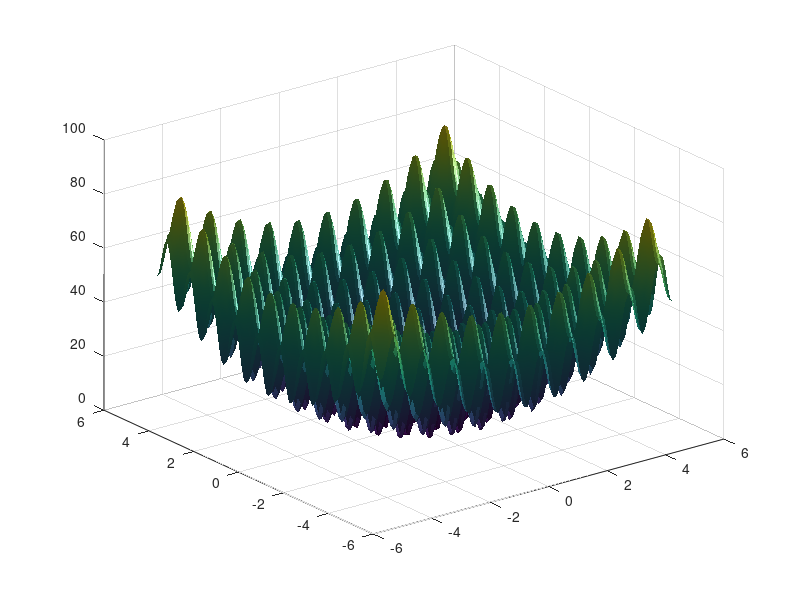

This figure's MATLAB source: (Note: this script raises an error after producing the figure.)
function plotobjective(fcn,range)
%PLOTOBJECTIVE plot a fitness function in two dimensions
%   plotObjective(fcn,range) where range is a 2 by 2 matrix in which each
%   row holds the min and max values to range over in that dimension.

%   Copyright 2004 The MathWorks, Inc. 
%   $Revision: 1.2 $  $Date: 2004/01/16 16:52:50 $

if(nargin == 0)
    fcn = @rastriginsfcn;
    range = [-5,5;-5,5];
end

pts = 100;
span = diff(range')/(pts - 1);
x = range(1,1): span(1) : range(1,2);
y = range(2,1): span(2) : range(2,2);

pop = zeros(pts * pts,2);
k = 1;
for i = 1:pts
    for j = 1:pts
        pop(k,:) = [x(i),y(j)];
        k = k + 1;
    end
end

values = feval(fcn,pop);
values = reshape(values,pts,pts);

surf(x,y,values)
shading interp
light
lighting phong
hold on
contour(x,y,values)
rotate3d
view(37,60)
